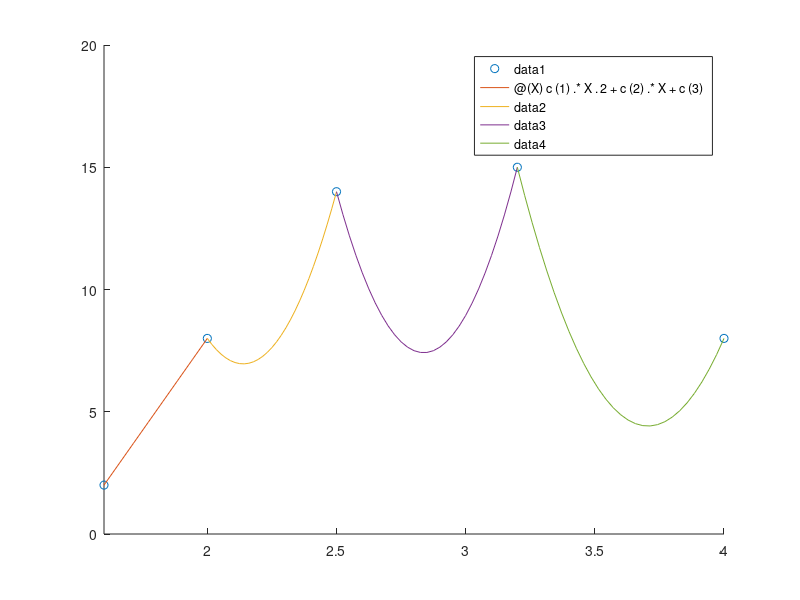

The MATLAB script that drew this image:
%Problema 7
A=[4 2 1 0 0 0 0 0 0 0 0 0;...
   0 0 0 4 2 1 0 0 0 0 0 0;...
   0 0 0 6.25 2.5 1 0 0 0 0 0 0;...
   0 0 0 0 0 0 6.25 2.5 1 0 0 0;...
   0 0 0 0 0 0 10.24 3.2 1 0 0 0;...
   0 0 0 0 0 0 0 0 0 10.24 3.2 1;...
   2.56 1.6 1 0 0 0 0 0 0 0 0 0;...
   0 0 0 0 0 0 0 0 0 16 4 1;...
   4 1 0 4 1 0 0 0 0 0 0 0;...
   0 0 0 5 1 0 5 1 0 0 0 0;...
   0 0 0 0 0 0 6.4 1 0 6.4 1 0;...
   2 0 0 0 0 0 0 0 0 0 0 0];
b=[8;8;14;14;15;15;2;8;0;0;0;0];

c= linsolve(A,b)
x=[1.6;2;2.5;3.2;4];
f=[2;8;14;15;8];
spline1=@(X)c(1).*X.^2+c(2).*X+c(3);
spline2=@(X)c(4).*X.^2+c(5).*X+c(6);
spline3=@(X)c(7).*X.^2+c(8).*X+c(9);
spline4=@(X)c(10).*X.^2+c(11).*X+c(12);
valor=spline4(3.4)
valor2=spline2(2.2)
hold on
plot(x,f,'o')
fplot(spline1,[1.6,2])
fplot(spline2,[2,2.5])
fplot(spline3,[2.5,3.2])
fplot(spline4,[3.2,4])
xlim([1.6,4])

